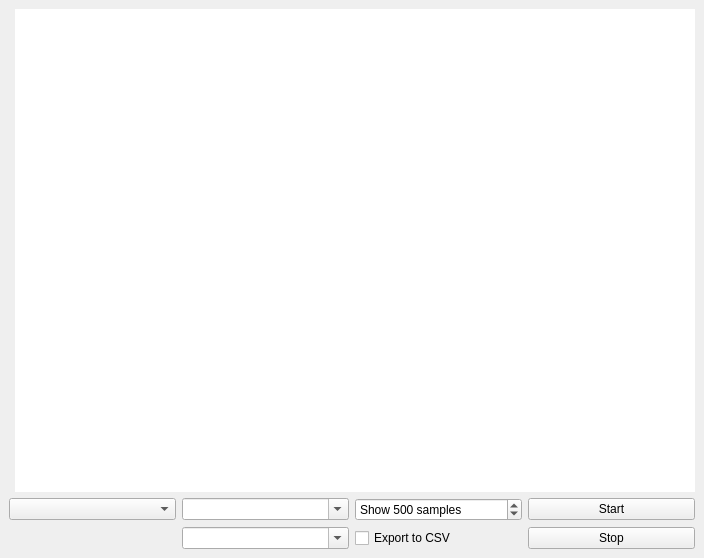
<?xml version="1.0" encoding="UTF-8"?>
<ui version="4.0">
 <class>MainWindow</class>
 <widget class="QMainWindow" name="MainWindow">
  <property name="geometry">
   <rect>
    <x>0</x>
    <y>0</y>
    <width>704</width>
    <height>558</height>
   </rect>
  </property>
  <property name="minimumSize">
   <size>
    <width>0</width>
    <height>0</height>
   </size>
  </property>
  <property name="windowTitle">
   <string>RTGraph</string>
  </property>
  <property name="styleSheet">
   <string notr="true"/>
  </property>
  <property name="tabShape">
   <enum>QTabWidget::Rounded</enum>
  </property>
  <widget class="QWidget" name="centralwidget">
   <layout class="QGridLayout" name="gridLayout">
    <item row="7" column="0" colspan="2">
     <layout class="QGridLayout" name="Layout_controls">
      <item row="1" column="1">
       <widget class="QComboBox" name="cBox_Speed">
        <property name="editable">
         <bool>true</bool>
        </property>
       </widget>
      </item>
      <item row="1" column="3">
       <widget class="QPushButton" name="pButton_Stop">
        <property name="text">
         <string>Stop</string>
        </property>
       </widget>
      </item>
      <item row="0" column="1">
       <widget class="QComboBox" name="cBox_Port">
        <property name="editable">
         <bool>true</bool>
        </property>
       </widget>
      </item>
      <item row="0" column="0">
       <widget class="QComboBox" name="cBox_Source"/>
      </item>
      <item row="0" column="3">
       <widget class="QPushButton" name="pButton_Start">
        <property name="minimumSize">
         <size>
          <width>0</width>
          <height>0</height>
         </size>
        </property>
        <property name="text">
         <string>Start</string>
        </property>
       </widget>
      </item>
      <item row="0" column="2">
       <widget class="QSpinBox" name="sBox_Samples">
        <property name="suffix">
         <string> samples</string>
        </property>
        <property name="prefix">
         <string>Show </string>
        </property>
        <property name="minimum">
         <number>1</number>
        </property>
        <property name="maximum">
         <number>100000</number>
        </property>
        <property name="value">
         <number>500</number>
        </property>
       </widget>
      </item>
      <item row="1" column="2">
       <widget class="QCheckBox" name="chBox_export">
        <property name="enabled">
         <bool>true</bool>
        </property>
        <property name="text">
         <string>Export to CSV</string>
        </property>
       </widget>
      </item>
     </layout>
    </item>
    <item row="2" column="1">
     <layout class="QGridLayout" name="Layout_graphs">
      <item row="0" column="0">
       <widget class="GraphicsLayoutWidget" name="plt">
        <property name="autoFillBackground">
         <bool>false</bool>
        </property>
        <property name="styleSheet">
         <string notr="true">border: 0px;</string>
        </property>
        <property name="frameShape">
         <enum>QFrame::StyledPanel</enum>
        </property>
        <property name="frameShadow">
         <enum>QFrame::Plain</enum>
        </property>
        <property name="lineWidth">
         <number>0</number>
        </property>
       </widget>
      </item>
     </layout>
    </item>
   </layout>
  </widget>
 </widget>
 <customwidgets>
  <customwidget>
   <class>GraphicsLayoutWidget</class>
   <extends>QGraphicsView</extends>
   <header>pyqtgraph</header>
  </customwidget>
 </customwidgets>
 <resources/>
 <connections/>
</ui>
